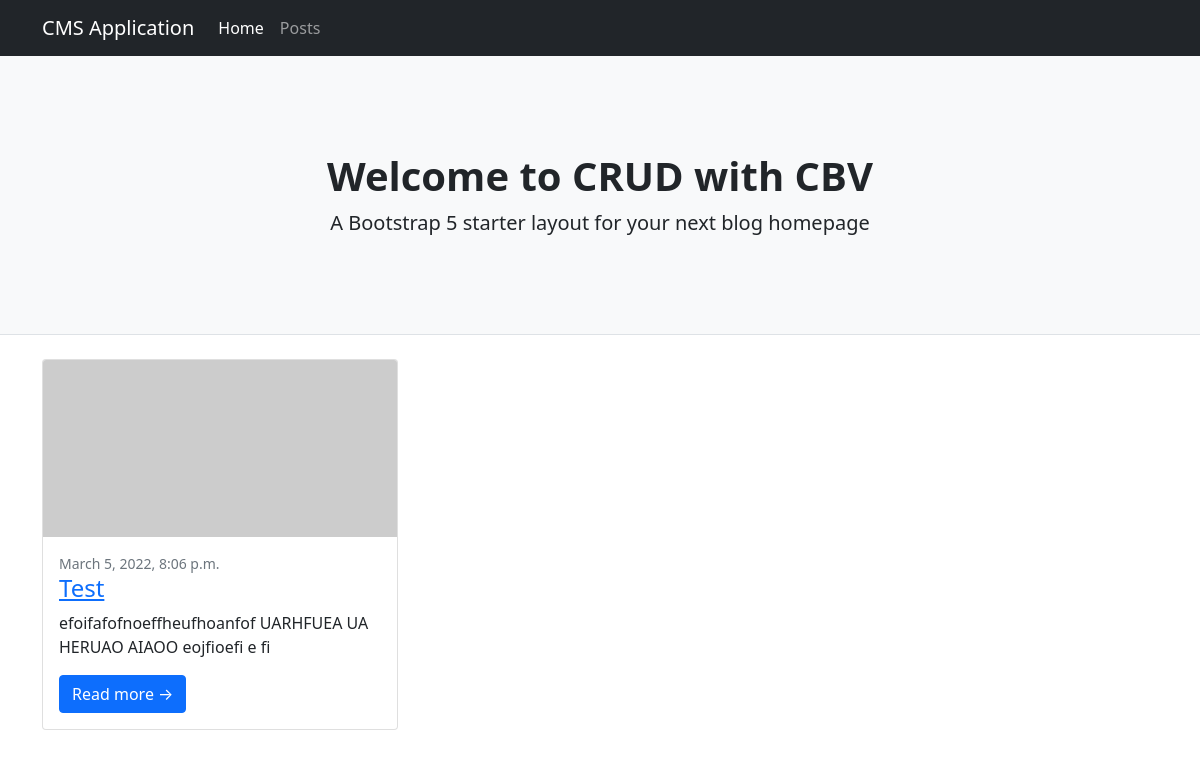
Before: / with the older database file.
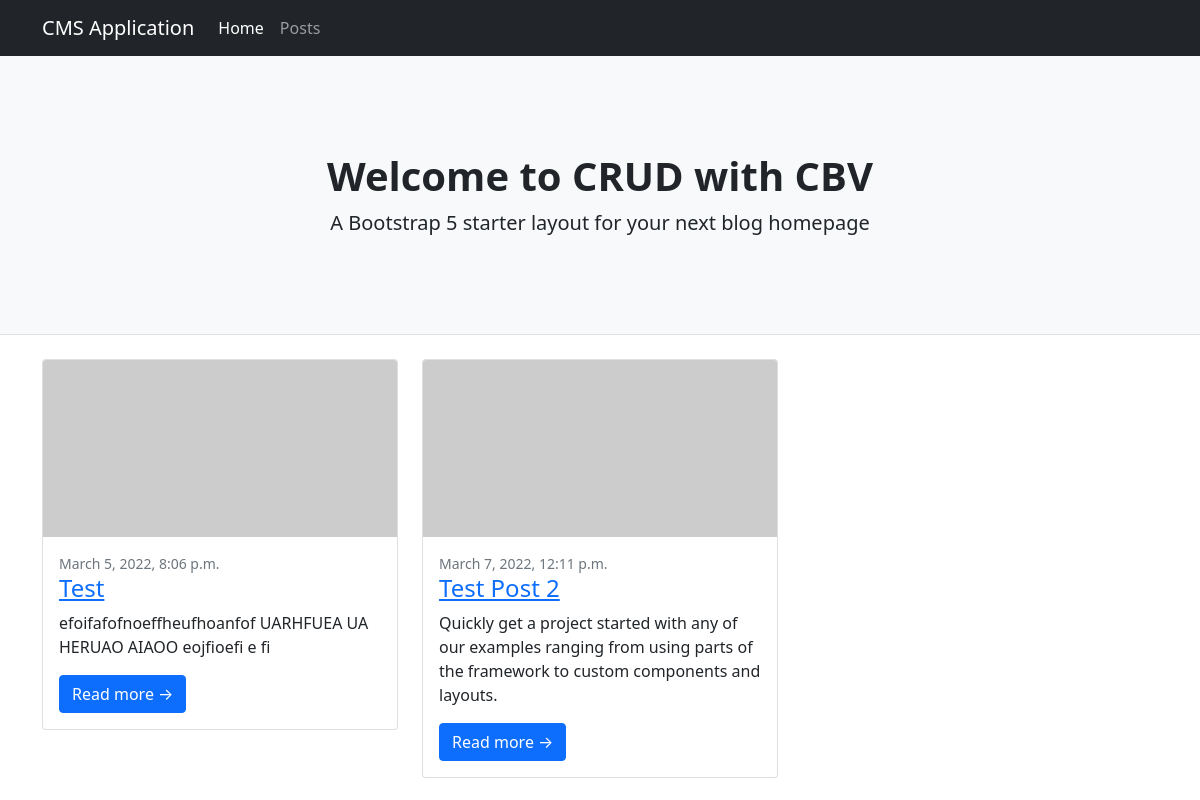
After: the same page with the newer database file.
### core/models.py (models this page shows, shortened)
class Core(models.Model):
  title = models.CharField(max_length=200)
  excerpt = models.TextField(max_length=500)
  author = models.ForeignKey(User, on_delete=models.CASCADE, related_name='core', null=True)
  slug = models.SlugField(max_length=100)
  published = models.DateTimeField(default=timezone.now)
  def get_absolute_url(self):
    return reverse('core:single', args=[self.slug])
  class Meta:
    pass

### core/views.py (the view)
# urls.py: path('', views.index, name='index'),
def index(request):
  posts = Core.objects.all()
  context = {'posts':posts,}
  return render(request, 'index.html', context)

### core/templates/index.html
{% extends 'base.html' %}
{% block content %}
<header class="py-5 bg-light border-bottom mb-4">
  <div class="container">
    <div class="text-center my-5">
      <h1 class="fw-bolder">Welcome to CRUD with CBV</h1>
      <p class="lead mb-0">A Bootstrap 5 starter layout for your next blog homepage</p>
    </div>
  </div>
</header>
<div class="container">
  <div class="row">
    <div class="col-lg-12">
      <div class="row">
        {% for post in posts %}
        <div class="col-lg-4">
          <div class="card mb-4">
            <a href="#!"><img class="card-img-top" src="https://dummyimage.com/700x350/dee2e6/6c757d.jpg"
                alt="..." /></a>
            <div class="card-body">
              <div class="small text-muted">{{post.published}}</div>
              <h2 class="card-title h4"><a href="{{post.get_absolute_url}}">{{post.title}}</a></h2>
              <p class="card-text">{{post.excerpt}}</p>
              <a class="btn btn-primary" href="{{post.get_absolute_url}}">Read more →</a>
            </div>
          </div>
        </div>
        {% endfor %}
      </div>
    </div>
  </div>
</div>
{% endblock %}

Changed rows visible on the page:
added Core: published "March 7, 2022, 12:11 p.m.", title "Test Post 2", excerpt "Quickly get a project started with any of our examples ranging from using parts of the framework to custom components and layouts."
